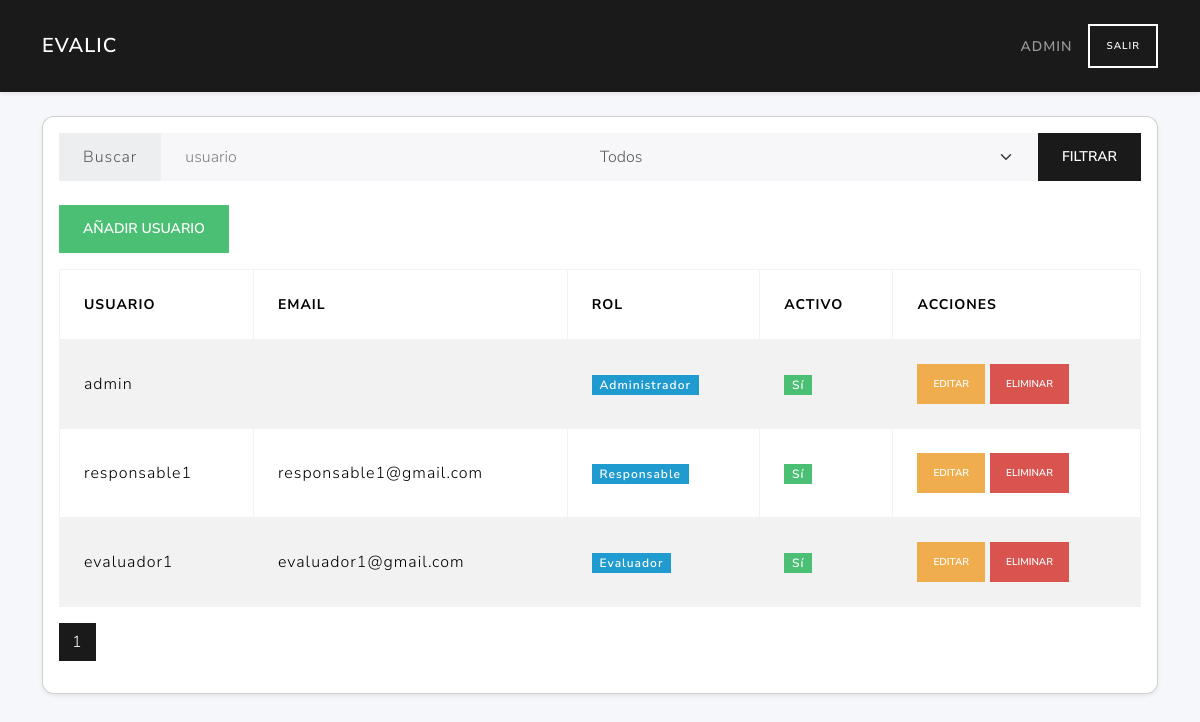
Page /useradmin (signed in) on the earlier database version.
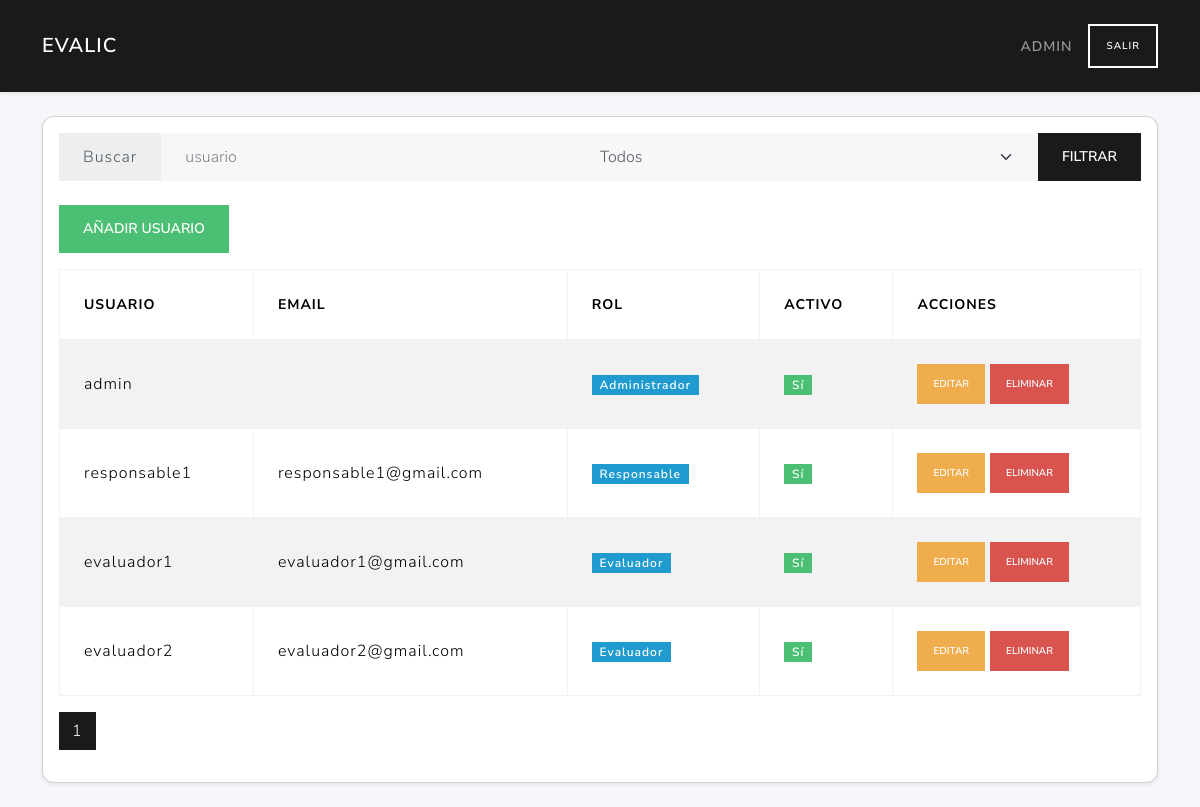
Same page on the later database version.
### tables this page shows
CREATE TABLE users (
        id INTEGER PRIMARY KEY AUTOINCREMENT,
        username TEXT UNIQUE NOT NULL,
        email TEXT,
        password TEXT NOT NULL,
        role_id INTEGER NOT NULL,
        active INTEGER NOT NULL DEFAULT 1,
        FOREIGN KEY(role_id) REFERENCES roles(id)
    );

CREATE TABLE roles (
        id INTEGER PRIMARY KEY AUTOINCREMENT,
        description TEXT NOT NULL UNIQUE
    );

### routes/user_routes.py (the view)
@user_bp.route('useradmin')
def dashboard():
    if 'user_id' not in session or session.get('role_id') != 1:
        return redirect(url_for('auth.login'))
    db = get_db(current_app)
    admin_id = get_role_id(db, 'administrador')
    if session.get('role_id') != admin_id:
        return "Acceso denegado", 403
    search = request.args.get('search','').strip()
    selected = request.args.get('role_id','')
    role_id = int(selected) if selected.isdigit() else None
    page = int(request.args.get('page',1))
    data = list_users(db, search, role_id, page)
    return render_template('usuarios/useradmin.html',
        users=data['users'],
        roles=data['roles'],
        page=page,
        total_pages=data['pages'],
        search=search,
        selected_role=selected
    )

### app.py (called while the page is built)
def create_app():
    app = Flask(__name__)
    app.permanent_session_lifetime = timedelta(hours=1)  # Sesión permanente por 1 hora
    app.config.from_object(Config)
    @app.context_processor
    def utility_processor():
        from flask import request, url_for
        def url_for_other_page(page):
            args = request.args.copy()
            args['page'] = page
            return url_for('licitaciones.index', **args)
        return dict(url_for_other_page=url_for_other_page)
    app.teardown_appcontext(close_connection)
    with app.app_context():
        init_db(app)
    app.register_blueprint(auth_bp)
    app.register_blueprint(user_bp)
    app.register_blueprint(licitaciones_bp)
    app.register_blueprint(ofertas_bp)
    app.register_blueprint(licitantes_bp)
    app.register_blueprint(evaluador_bp)
    app.register_blueprint(criterios_bp)
    return app

### models/dao.py (called while the page is built)
def close_connection(exception):
    db = getattr(g, '_database', None)
    if db is not None:
        db.close()

def get_roles(db):
    return db.execute("SELECT id,description FROM roles").fetchall()

def get_role_id(db, description):
    row = db.execute(
        "SELECT id FROM roles WHERE LOWER(description)=LOWER(?)",
        (description,)
    ).fetchone()
    return row['id'] if row else None

def fetch_users(db, search='', role_id=None, page=1, per_page=5):
    base = "FROM users u LEFT JOIN roles r ON u.role_id=r.id WHERE 1=1"
    params = []
    if search:
        base += " AND u.username LIKE ?"
        params.append(f"%{search}%")
    if role_id:
        base += " AND u.role_id=?"
        params.append(role_id)
    total = db.execute("SELECT COUNT(*) "+base, params).fetchone()[0]
    pages = math.ceil(total/per_page)
    data = db.execute(
        "SELECT u.id,u.username,u.email,u.role_id,u.active,r.description AS role_description "
        + base + " LIMIT ? OFFSET ?",
        params+[per_page,(page-1)*per_page]
    ).fetchall()
    return data, total, pages

def get_db(app):
    if 'sqlite_db' not in g:
        g.sqlite_db = sqlite3.connect(
            app.config['DATABASE'],
            detect_types=sqlite3.PARSE_DECLTYPES
        )
        g.sqlite_db.row_factory = sqlite3.Row
    return g.sqlite_db

### services/user_service.py (called while the page is built)
def list_users(db, search, role_id, page):
    users, total, pages = fetch_users(db, search, role_id, page)
    roles = get_roles(db)
    return {
        'users': users,
        'roles': roles,
        'total': total,
        'pages': pages
    }

### templates/usuarios/useradmin.html (shortened to what this page needs)
{% extends "base.html" %}
{% block content %}
<div class="card shadow-sm">
  <div class="card-body">
    <form method="get" class="input-group mb-4">
      <span class="input-group-text">Buscar</span>
      <input type="text" name="search" class="form-control" placeholder="usuario" value="{{ search }}">
      <select name="role_id" class="form-select">
        <option value="">Todos</option>
      </select>
      <button class="btn btn-primary" type="submit">Filtrar</button>
    </form>
    <div class="d-flex justify-content-between mb-3">
      <button class="btn btn-success" data-bs-toggle="modal" data-bs-target="#modalAddUser">
        Añadir Usuario
      </button>
    </div>
    <table class="table table-striped align-middle table-bordered">
      <thead>
        <tr>
          <th>Usuario</th>
          <th>Email</th>
          <th>Rol</th>
          <th>Activo</th>
          <th>Acciones</th>
        </tr>
      </thead>
      <tbody>
        {% for user in users %}
        <tr>
          <td>{{ user.username }}</td>
          <td>{{ user.email }}</td>
          <td><span class="badge bg-info">{{ user.role_description }}</span></td>
          {% if user.active %}
            <td><span class="badge bg-success">Sí</span></td>
          {% else %}
            <td><span class="badge bg-secondary">No</span></td>
          {% endif %}
          <td>
            <button class="btn btn-sm btn-warning"
                    data-bs-toggle="modal" data-bs-target="#modalEditUser"
                    data-user-id="{{ user.id }}"
                    data-username="{{ user.username }}"
                    data-email="{{ user.email }}"
                    data-role-id="{{ user.role_id }}"
                    data-active="{{ 'true' if user.active else 'false' }}">
              Editar
            </button>
            <form id="del{{ user.id }}" method="post"
                  action="{{ url_for('user.delete_user_route', user_id=user.id) }}"
                  class="d-inline">
              <button type="button" class="btn btn-sm btn-danger"
                      onclick="confirmDelete('{{ user.username }}', 'del{{ user.id }}')">
                Eliminar
              </button>
            </form>
          </td>
        </tr>
        {% endfor %}
      </tbody>
    </table>
    <nav>
      <ul class="pagination">
        {% for p in range(1, total_pages+1) %}
          <li class="page-item {% if p==page %}active{% endif %}">
            <a class="page-link"
               href="{{ url_for('user.dashboard') }}?page={{ p }}&search={{ search }}&role_id={{ selected_role }}">
              {{ p }}
            </a>
          </li>
        {% endfor %}
      </ul>
    </nav>
  </div>
</div>
{% endblock %}

### templates/base.html (shortened to what this page needs)
<!doctype html>
<html lang="es">
<head>
  <link href="https://cdn.jsdelivr.net/npm/bootswatch@5.3.0/dist/lux/bootstrap.min.css"
        rel="stylesheet">
</head>
<body>
  <nav class="navbar navbar-expand-lg navbar-dark bg-primary shadow-sm">
    <div class="container">
    {% if session.get('role_id') == 1 %}
      <a class="navbar-brand" href="{{ url_for('user.dashboard') }}">EvaLic</a>
    {% elif session.get('role_id') == 2 %}
      <a class="navbar-brand" href="{{ url_for('licitaciones.index') }}">EvaLic</a>
    {% elif session.get('role_id') == 3 %}
      <a class="navbar-brand" href="{{ url_for('evaluador.index') }}">EvaLic</a>
    {% else %}
      <a class="navbar-brand" href="{{ url_for('auth.login') }}">EvaLic</a>
    {% endif %}
      {% if session.get('username') %}
      <div class="ms-auto d-flex align-items-center">
        <span class="navbar-text me-3">{{ session['username'] }}</span>
        <a class="btn btn-outline-light btn-sm"
           href="{{ url_for('auth.do_logout') }}">Salir</a>
      </div>
      {% endif %}
    </div>
  </nav>
  <main class="container py-4">
    {% block content %}{% endblock %}
  </main>
</body>
</html>

### templates/base.html (style rules this page uses)
body { background:#f5f7fa; }
.card { border-radius:.75rem; }
.navbar-brand { font-weight:600; }

Differences in the rows shown:
added users: username "evaluador2", email "evaluador2@gmail.com", role_description "Evaluador", active "Sí"
